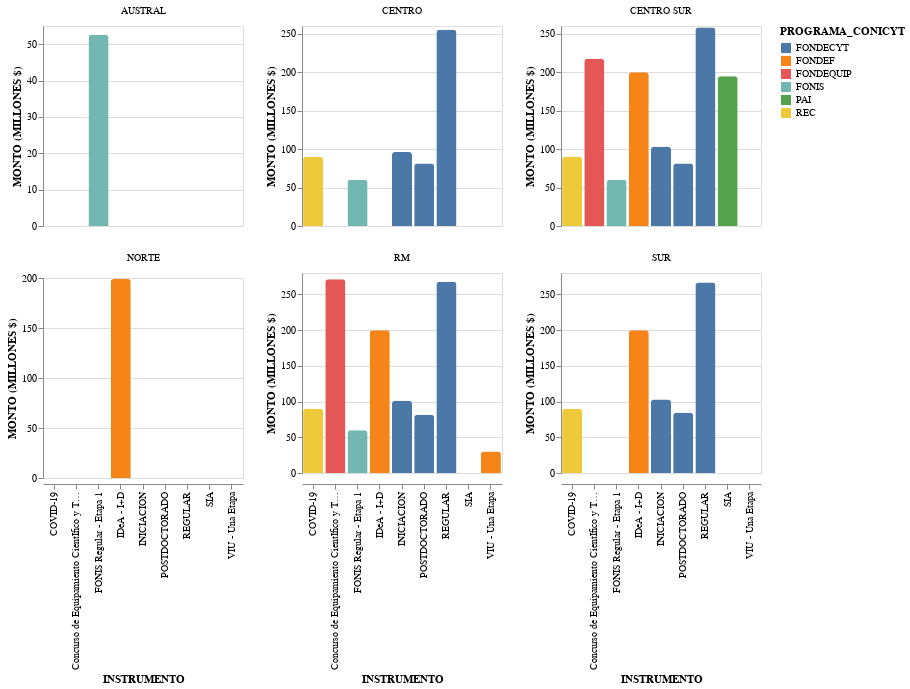

The notebook cell this image was saved under:
### Code cell
## PLOT por regiones
bars = alt.Chart(df_pro_area_2020_f).mark_bar(
    cornerRadiusTopLeft=3,
    cornerRadiusTopRight=3
).encode(
    y = alt.Y('MONTO ADJUDICADO (MILLONES $):Q',aggregate="max",title="MONTO (MILLONES $)"),
    x=alt.X('INSTRUMENTO:O',title="INSTRUMENTO",axis={"labelAngle":-90}),
    color='PROGRAMA_CONICYT:N',
    #column='Nombre Región:N'
    
).properties(
    width=200,
    height=200
).facet(
    alt.Facet('MACROZONA MINCIENCIA (segUn ax):O',title=""), columns=3, center=True
).resolve_scale(
  y='independent'
)

bars

### Figure 1 — Vega-Lite specification as saved in the notebook (floating-point values rounded to 4 significant figures; data arrays with more than 128 entries replaced by an {"elided": "..."} marker saying what was removed)
{"config": {"view": {"continuousWidth": 400, "continuousHeight": 300}}, "data": {"name": "data-091844721a07722777ff269d24a20595"}, "facet": {"type": "ordinal", "field": "MACROZONA MINCIENCIA (segUn ax)", "title": ""}, "spec": {"mark": {"type": "bar", "cornerRadiusTopLeft": 3, "cornerRadiusTopRight": 3}, "encoding": {"color": {"type": "nominal", "field": "PROGRAMA_CONICYT"}, "x": {"type": "ordinal", "axis": {"labelAngle": -90}, "field": "INSTRUMENTO", "title": "INSTRUMENTO"}, "y": {"type": "quantitative", "aggregate": "max", "field": "MONTO ADJUDICADO (MILLONES $)", "title": "MONTO (MILLONES $)"}}, "height": 200, "width": 200}, "center": true, "columns": 3, "resolve": {"scale": {"y": "independent"}}, "$schema": "https://vega.github.io/schema/vega-lite/v4.8.1.json", "datasets": {"data-091844721a07722777ff269d24a20595": {"elided": "143 records"}}}
